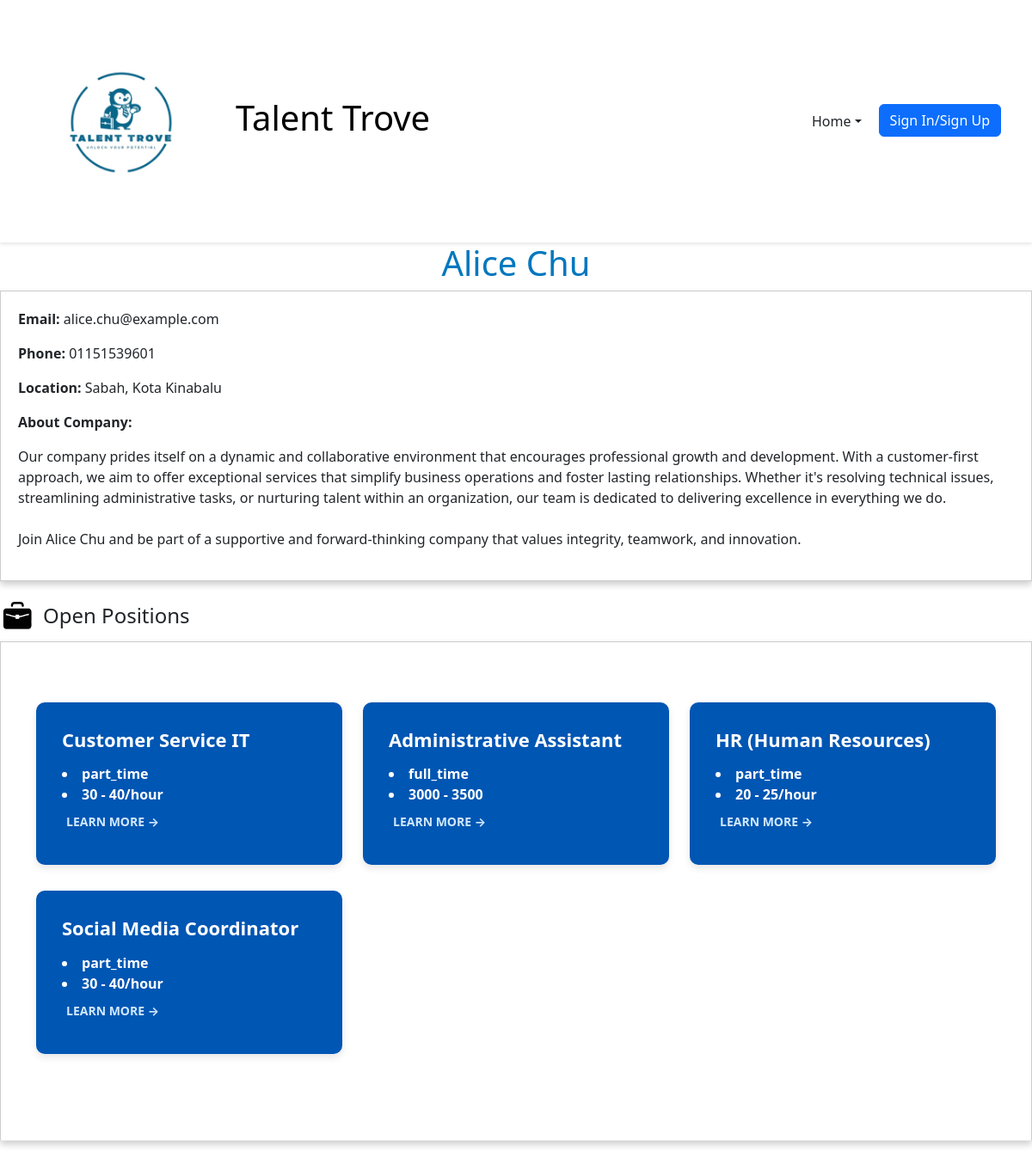
The app's page /employer.php?e_id=2 with its own data.
### tables this page shows
CREATE TABLE `employer` (
  `E_ID` int(11) NOT NULL,
  `E_Name` varchar(100) NOT NULL,
  `E_Email` varchar(256) NOT NULL,
  `E_PhoneNo` varchar(11) DEFAULT NULL,
  `About_Company` text DEFAULT NULL,
  `Location` varchar(256) NOT NULL,
  `E_profile_image` varchar(255) DEFAULT NULL
);

CREATE TABLE `job_listing` (
  `L_ID` int(11) NOT NULL,
  `E_ID` int(11) NOT NULL,
  `C_ID` int(11) NOT NULL,
  `Job_Name` varchar(100) NOT NULL,
  `Job_Type` text DEFAULT NULL,
  `Salary` text DEFAULT NULL,
  `Job_Responsibilities` text DEFAULT NULL,
  `Requirement` text DEFAULT NULL,
  `Add_On` text DEFAULT NULL,
  `status` enum('available','unavailable') NOT NULL DEFAULT 'available',
  `Created_at` timestamp NOT NULL DEFAULT current_timestamp(),
  `view_count` int(11) DEFAULT 0
);

### employer.php (the view, shortened to what this page needs)
<?php
function getDatabaseConnection() {
    $conn = new mysqli('localhost', 'root', '', 'job_portal');
    return $conn;
}
$conn = getDatabaseConnection();
$e_id = intval($_GET['e_id']);
$query = "SELECT E_profile_image, E_Name, E_Email, E_PhoneNo, Location, About_Company FROM employer WHERE E_ID = ?";
$stmt = $conn->prepare($query);
$stmt->bind_param('i', $e_id);
$stmt->execute();
$result = $stmt->get_result();
if ($result->num_rows > 0) {
    $employer = $result->fetch_assoc();
} else {
    echo "Employer not found.";
    exit;
}
$jobQuery = "SELECT L_ID, Job_Name, Job_Type, Salary, Requirement FROM job_listing WHERE E_ID = ? AND status = 'available'";
$jobStmt = $conn->prepare($jobQuery);
$jobStmt->bind_param('i', $e_id);
$jobStmt->execute();
$jobResult = $jobStmt->get_result();
?>
<!DOCTYPE html>
<html lang="en">
<head>
    <link rel="stylesheet" href="employer.css">
    <link href="https://cdn.jsdelivr.net/npm/bootstrap@5.3.3/dist/css/bootstrap.min.css" rel="stylesheet">
</head>
<body>
    <header class="d-flex align-items-center justify-content-between p-3">
        <div class="d-flex align-items-center">
            <img src="TT_logo.png" alt="Talent Trove Logo" class="logo me-2">
            <a class="site-name" href="index.php"><h1>Talent Trove</h1></a>
        </div>
        <nav class="d-flex justify-content-end">
            <ul class="navbar-nav">
                <li class="nav-item dropdown">
                    <a class="nav-link dropdown-toggle" href="#" role="button" data-bs-toggle="dropdown" aria-expanded="false">Home</a>
                </li>
            </ul>
            <ul class="d-flex">
                <li class="nav-item">
                    <a href="login.php" class="btn btn-primary" id="loginButton">Sign In/Sign Up</a>
                </li>
            </ul>
        </nav>
    </header>
    <div class="employer-name">
        <h1><?php echo htmlspecialchars($employer['E_Name']); ?></h1>
    </div>
    <div class="employer-details">
        <p><strong>Email:</strong> <?php echo htmlspecialchars($employer['E_Email']); ?></p>
        <p><strong>Phone:</strong> <?php echo htmlspecialchars($employer['E_PhoneNo']); ?></p>
        <p><strong>Location:</strong> <?php echo htmlspecialchars($employer['Location']); ?></p>
        <p><strong>About Company:</strong></p>
        <p><?php echo nl2br(htmlspecialchars($employer['About_Company'])); ?></p>
    </div>
    <div class="open-positions">
        <img src="suitcase.png" class="suitcase-icon" alt="suitcase-icon">
        <h2>Open Positions</h2>
    </div>
    <section class="job-listing">
        <div class="container">
            <div class="job-listing-inner">
                <div class="row">
                    <?php while ($job = $jobResult->fetch_assoc()): ?>
                        <div class="col-lg-4 col-md-6 col-12">
                            <div class="single-job">
                                <div class="inner">
                                    <div class="single-content">
                                        <h4><?php echo htmlspecialchars($job['Job_Name']); ?></h4>
                                        <li>
                                            <strong><?php echo htmlspecialchars($job['Job_Type'] ?? 'Not specified'); ?></strong>
                                        </li>
                                        <li>
                                            <strong><?php echo htmlspecialchars($job['Salary'] ?? 'Not specified'); ?></strong>
                                        </li>
                                        <a class="arrow-icon" href="job_info.php?job_id=<?php echo $job['L_ID']; ?>">
                                            LEARN MORE &#8594;
                                        </a>
                                    </div>
                                </div>
                            </div>
                        </div>
                    <?php endwhile; ?>
                </div>
            </div>
        </div>
    </section>
</body>
</html>

### employer.css (style rules this page uses)
body { font-family: Arial, sans-serif; margin: 0; padding: 0; }
header { background-color: #fff; box-shadow: 0 2px 4px rgba(0, 0, 0, 0.1); display: flex; justify-content: space-between; align-items: center; padding: 1rem 5%; }
.logo { width: 250px; height: auto; }
.site-name { text-decoration: none; color: black; }
nav { flex-grow: 1; display: flex; justify-content: center; }
nav ul { list-style-type: none; display: flex; margin: 0; padding: 0; }
nav ul li { margin-right: 20px; }
nav ul li a { text-decoration: none; color: #333; }
.dropdown-toggle { display: flex; align-items: center; background-color: transparent; border: none; cursor: pointer; }
.dropdown { position: relative; display: inline-block; }
.employer-name { text-align: center; margin-bottom: 20px; margin-top: 0; color: #0077be; margin: 0; }
.employer-details { border: 1px solid #ccc; padding: 20px; margin-bottom: 20px; background-color: #ffffff; box-shadow: 0 4px 8px rgba(0, 0, 0, 0.2); }
.suitcase-icon { width: 40px; height: auto; margin-right: 10px; }
.open-positions { display: flex; align-items: center; margin-top: 20px; margin-bottom: 10px; }
.open-positions h2 { font-size: 1.5rem; margin: 0; }
.job-listing { border: 1px solid #ccc; background-color: #ffffff; padding: 70px 0; border-bottom: 1px solid #eee; margin-bottom: 20px; box-shadow: 0 4px 8px rgba(0, 0, 0, 0.2); }
.job-listing .job-listing-inner { transform: none; }
.job-listing .single-job { background: #0056b3; color: #fff; margin-bottom: 30px; border-radius: 10px; overflow: hidden; transition: transform 0.3s ease, box-shadow 0.3s ease; padding: 30px; position: relative; box-shadow: 0 4px 8px rgba(0, 0, 0, 0.1); }
.job-listing .single-job .inner { position: relative; z-index: 2; }
.job-listing .single-job .single-content { z-index: 2; position: relative; padding-bottom: 40px; }
.job-listing .single-job .single-content h4 { font-size: 22px; margin-bottom: 15px; color: #fff; font-weight: bold; }
.job-listing .single-job .single-content a { color: #d1e9ff; text-decoration: none; font-weight: bold; transition: color 0.3s ease; position: absolute; bottom: 10px; left: 0; }
.job-listing .single-job .single-content .arrow-icon { margin-left: 5px; font-size: 14px; transition: transform 0.3s ease; }

### records on screen
employer: E_Name "Alice Chu", E_Email "alice.chu@example.com", E_PhoneNo "01151539601", Location "Sabah, Kota Kinabalu", About_Company "Our company prides itself on a dynamic and collaborative environment that encourages professional growth and development. With a customer-first approach, we aim to offer exceptional services that simplify business operations and foster lasting relationships. Whether it's resolving technical issues, streamlining administrative tasks, or nurturing talent within an organization, our team is dedicated to delivering excellence in everything we do. Join Alice Chu and be part of a supportive and forward-thinking company that values integrity, teamwork, and innovation."
job_listing: Job_Name "Customer Service IT", Job_Type "part_time", Salary "30 - 40/hour"
job_listing: Job_Name "Administrative Assistant", Job_Type "full_time", Salary "3000 - 3500"
job_listing: Job_Name "HR (Human Resources)", Job_Type "part_time", Salary "20 - 25/hour"
job_listing: Job_Name "Social Media Coordinator", Job_Type "part_time", Salary "30 - 40/hour"
